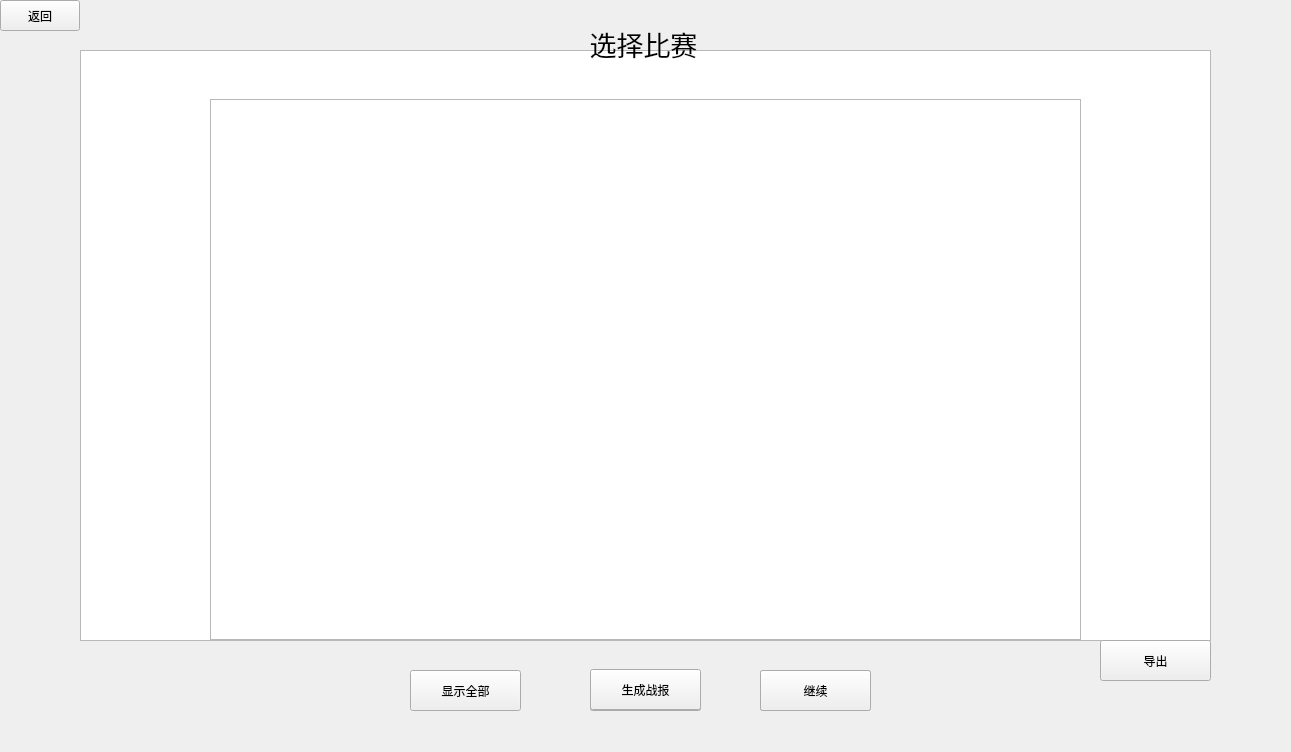
<?xml version="1.0" encoding="UTF-8"?>
<ui version="4.0">
 <class>replay</class>
 <widget class="QWidget" name="replay">
  <property name="geometry">
   <rect>
    <x>0</x>
    <y>0</y>
    <width>1291</width>
    <height>752</height>
   </rect>
  </property>
  <property name="windowTitle">
   <string>Form</string>
  </property>
  <widget class="QPushButton" name="pushButton">
   <property name="geometry">
    <rect>
     <x>0</x>
     <y>0</y>
     <width>80</width>
     <height>31</height>
    </rect>
   </property>
   <property name="text">
    <string>返回</string>
   </property>
  </widget>
  <widget class="QWidget" name="widget" native="true">
   <property name="geometry">
    <rect>
     <x>30</x>
     <y>30</y>
     <width>1221</width>
     <height>711</height>
    </rect>
   </property>
   <widget class="QTextBrowser" name="screen">
    <property name="geometry">
     <rect>
      <x>50</x>
      <y>20</y>
      <width>1131</width>
      <height>591</height>
     </rect>
    </property>
   </widget>
   <widget class="QPushButton" name="out2">
    <property name="geometry">
     <rect>
      <x>1070</x>
      <y>610</y>
      <width>111</width>
      <height>41</height>
     </rect>
    </property>
    <property name="text">
     <string>导出</string>
    </property>
   </widget>
   <widget class="QPushButton" name="stop">
    <property name="geometry">
     <rect>
      <x>730</x>
      <y>640</y>
      <width>111</width>
      <height>41</height>
     </rect>
    </property>
    <property name="text">
     <string>暂停</string>
    </property>
   </widget>
   <widget class="QPushButton" name="continue_2">
    <property name="geometry">
     <rect>
      <x>730</x>
      <y>640</y>
      <width>111</width>
      <height>41</height>
     </rect>
    </property>
    <property name="text">
     <string>继续</string>
    </property>
   </widget>
   <widget class="QPushButton" name="all_show">
    <property name="geometry">
     <rect>
      <x>380</x>
      <y>640</y>
      <width>111</width>
      <height>41</height>
     </rect>
    </property>
    <property name="text">
     <string>显示全部</string>
    </property>
   </widget>
   <widget class="QPushButton" name="begin">
    <property name="geometry">
     <rect>
      <x>560</x>
      <y>640</y>
      <width>111</width>
      <height>41</height>
     </rect>
    </property>
    <property name="text">
     <string>开始</string>
    </property>
   </widget>
   <widget class="QPushButton" name="replayy">
    <property name="geometry">
     <rect>
      <x>560</x>
      <y>640</y>
      <width>111</width>
      <height>41</height>
     </rect>
    </property>
    <property name="text">
     <string>观看回放</string>
    </property>
   </widget>
   <zorder>stop</zorder>
   <zorder>continue_2</zorder>
   <zorder>screen</zorder>
   <zorder>out2</zorder>
   <zorder>all_show</zorder>
   <zorder>begin</zorder>
   <zorder>replayy</zorder>
  </widget>
  <widget class="QWidget" name="widget_2" native="true">
   <property name="geometry">
    <rect>
     <x>10</x>
     <y>19</y>
     <width>1271</width>
     <height>731</height>
    </rect>
   </property>
   <property name="styleSheet">
    <string notr="true"/>
   </property>
   <widget class="QLabel" name="label">
    <property name="geometry">
     <rect>
      <x>563</x>
      <y>0</y>
      <width>141</width>
      <height>51</height>
     </rect>
    </property>
    <property name="text">
     <string>&lt;html&gt;&lt;head/&gt;&lt;body&gt;&lt;p align=&quot;center&quot;&gt;&lt;span style=&quot; font-size:20pt;&quot;&gt;选择比赛&lt;/span&gt;&lt;/p&gt;&lt;/body&gt;&lt;/html&gt;</string>
    </property>
   </widget>
   <widget class="QPushButton" name="see">
    <property name="geometry">
     <rect>
      <x>580</x>
      <y>650</y>
      <width>111</width>
      <height>41</height>
     </rect>
    </property>
    <property name="text">
     <string>生成战报</string>
    </property>
   </widget>
   <widget class="QListWidget" name="choose">
    <property name="geometry">
     <rect>
      <x>200</x>
      <y>80</y>
      <width>871</width>
      <height>541</height>
     </rect>
    </property>
   </widget>
  </widget>
  <zorder>widget</zorder>
  <zorder>widget_2</zorder>
  <zorder>pushButton</zorder>
 </widget>
 <resources/>
 <connections/>
</ui>
